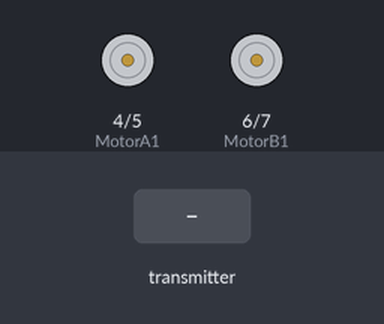
Bench run of a sketch on a simulated Arduino Uno, built with avr-gcc and run on an emulated ATmega328P. On the bench: motor-driver pin pairs drawn as motors (green arrow = first pin HIGH = forward, orange = second pin HIGH = backward, longer = more drive, scaled by the enable pin). The inputs (shaded band) are chosen by the test bench. No radio packets arrive unless stated.

Above: at 1.2 s.
1.3 s: the transmitter starts sending xAxis = 0
At 2.5 s:
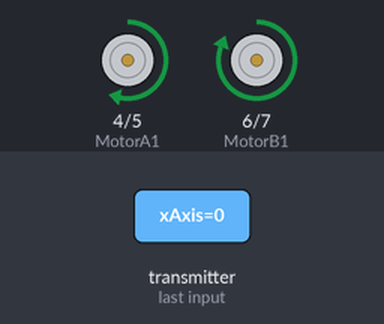
2.8 s: the transmitter starts sending yAxis = 512
At 3.9 s:
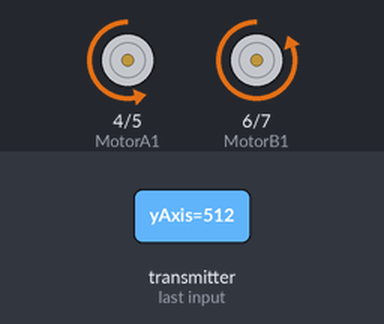
4.3 s: the transmitter starts sending yAxis = 0
At 5.0 s:
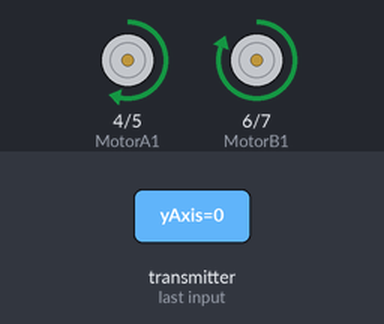
5.8 s: the transmitter starts sending yAxis = 1023
At 6.1 s:
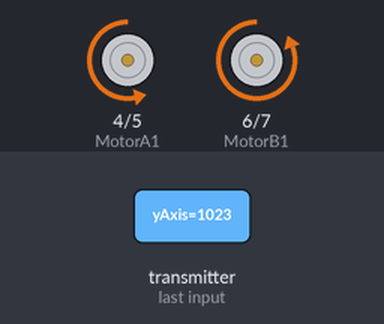
Timing chart, 0 to 8.3 s (numbered marks = the images above; inputs shaded):
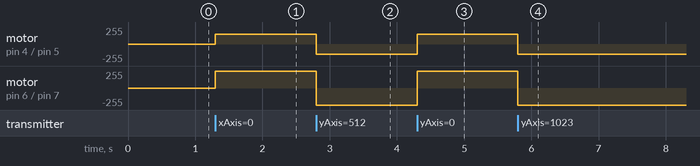

Measured:
- after the input at 1.3 s, motor on pin 4 (MotorA1) / pin 5 (MotorA2): stopped → forward 150/255 at once; motor on pin 6 (MotorB1) / pin 7 (MotorB2): stopped → forward 255/255 at once
- after the input at 2.8 s, motor on pin 4 (MotorA1) / pin 5 (MotorA2): forward 150/255 → backward 150/255 at once; motor on pin 6 (MotorB1) / pin 7 (MotorB2): forward 255/255 → backward 255/255 at once
- after the input at 4.3 s, motor on pin 4 (MotorA1) / pin 5 (MotorA2): backward 150/255 → forward 150/255 at once; motor on pin 6 (MotorB1) / pin 7 (MotorB2): backward 255/255 → forward 255/255 at once
- after the input at 5.8 s, motor on pin 4 (MotorA1) / pin 5 (MotorA2): forward 150/255 → backward 150/255 at once; motor on pin 6 (MotorB1) / pin 7 (MotorB2): forward 255/255 → backward 255/255 at once

The sketch:

GESTURE_RECEIVER_CODE.ino
```cpp
#include<SPI.h>
#include<nRF24L01.h>
#include<RF24.h>

int ENA = 3;
int ENB = 9;
int MotorA1 = 4;
int MotorA2 = 5;
int MotorB1 = 6;
int MotorB2 = 7;

RF24 radio(10, 9);

const byte address[6] = "00001";

struct data {
  int xAxis;
  int yAxis;

};
data receive_data;


void setup() {

    Serial.begin(9600);
    radio.begin();
    radio.openReadingPipe(0,address);
    radio.setPALevel(RF24_PA_MIN);
    radio.setDataRate(RF24_250KBPS);
    radio.startListening();
    pinMode(ENA, OUTPUT);
    pinMode(ENB, OUTPUT);
    pinMode(MotorA1, OUTPUT);
    pinMode(MotorA2, OUTPUT);
    pinMode(MotorB1, OUTPUT);
    pinMode(MotorB2, OUTPUT);

}


void loop() {

   while(radio.available()) {
       radio.read(&receive_data, sizeof(data));
       if(receive_data.yAxis > 400) {
          digitalWrite(MotorA1, LOW);
          digitalWrite(MotorA2, HIGH);
          digitalWrite(MotorB1, LOW);
          digitalWrite(MotorB2, HIGH);
          analogWrite(ENA, 150);
          analogWrite(ENB, 150);
       }
       else if(receive_data.yAxis < 320){
          digitalWrite(MotorA1, HIGH);
          digitalWrite(MotorA2, LOW);
          digitalWrite(MotorB1, HIGH);
          digitalWrite(MotorB2, LOW);
          analogWrite(ENA, 150);
          analogWrite(ENB, 150);
        }
        else if(receive_data.xAxis < 320){
          digitalWrite(MotorA1, HIGH);
          digitalWrite(MotorA2, LOW);
          digitalWrite(MotorB1, HIGH);
          digitalWrite(MotorB2, LOW);
          analogWrite(ENA, 150);
          analogWrite(ENB, 150);
      }
      else if(receive_data.xAxis > 400){
          digitalWrite(MotorA1, LOW);
          digitalWrite(MotorA2, HIGH);
          digitalWrite(MotorB1, LOW);
          digitalWrite(MotorB2, HIGH);
          analogWrite(ENA, 50);
          analogWrite(ENB, 50);
      }
      else {
        digitalWrite(MotorA1, LOW);
        digitalWrite(MotorA2, LOW);
        digitalWrite(MotorB1, LOW);
        digitalWrite(MotorB2, LOW);
        analogWrite(ENA, 0);
        analogWrite(ENB, 0);
        }
    }
 }
```
